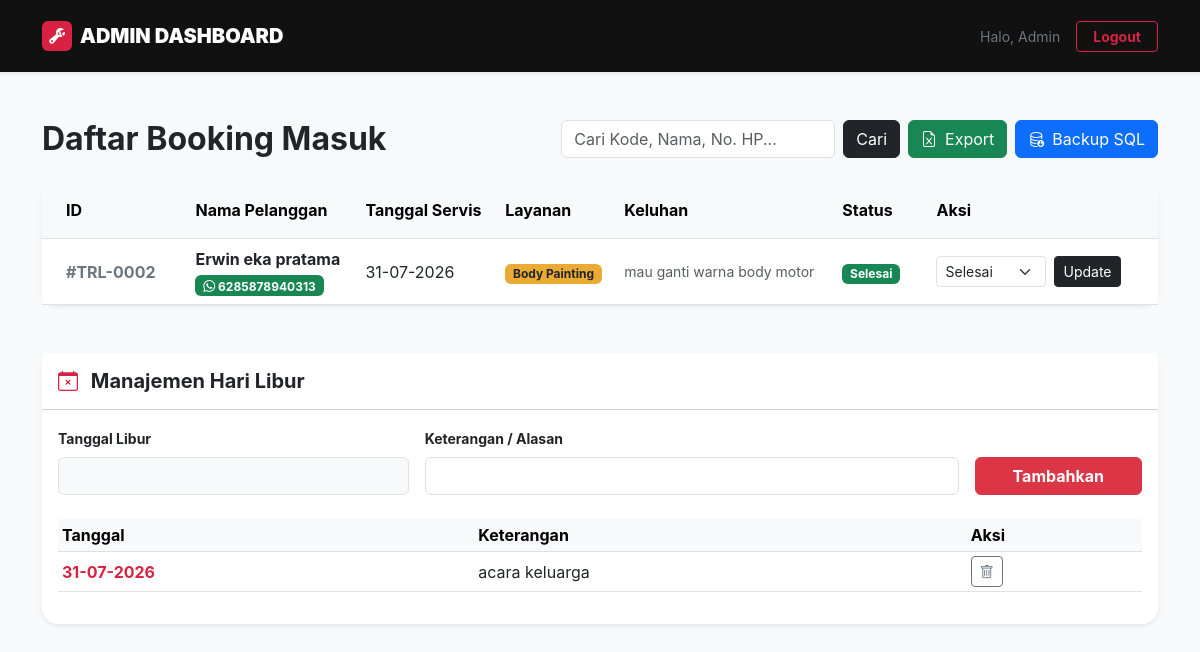
The page /dashboard (signed in) on the database as committed earlier.
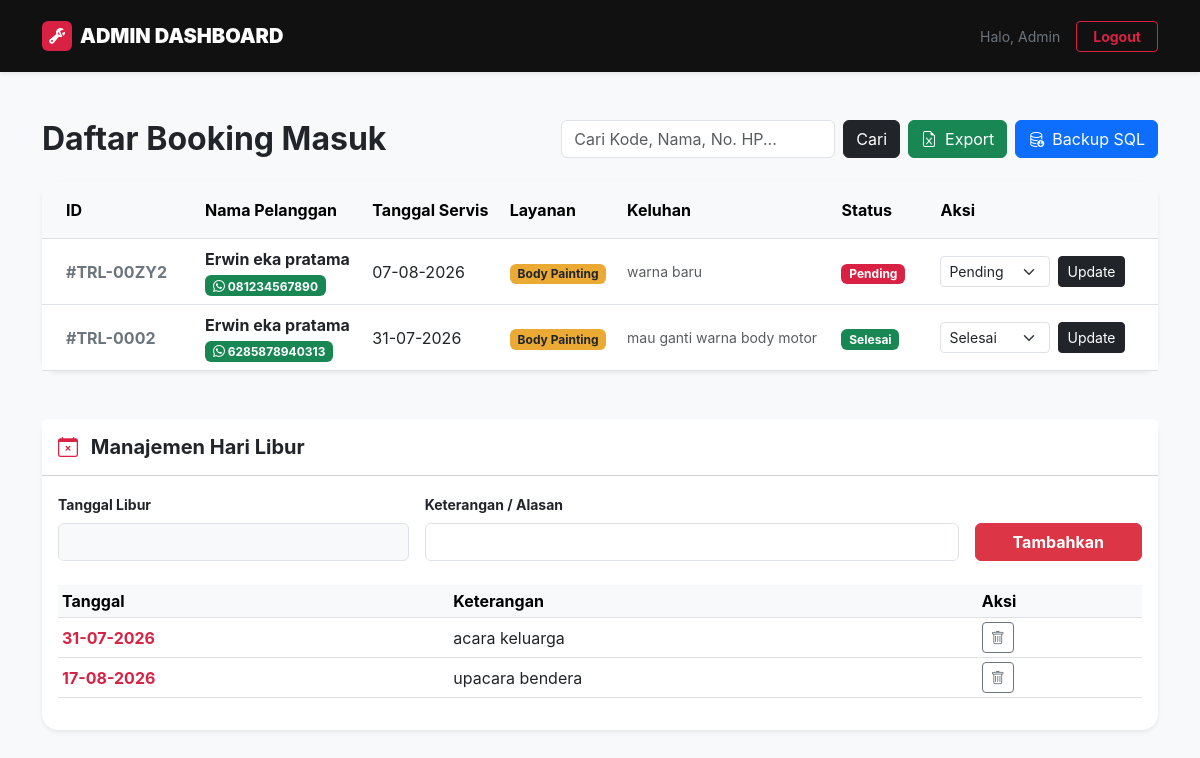
The same page on the database as committed later.
### tables this page shows
CREATE TABLE bookings (
      id INTEGER PRIMARY KEY AUTOINCREMENT,
      kode_booking VARCHAR(20) UNIQUE DEFAULT NULL,
      user_id INTEGER DEFAULT NULL,
      nama VARCHAR(255) NOT NULL,
      tanggal_booking DATE NOT NULL,
      layanan_id INTEGER NOT NULL,
      keluhan_kerusakan TEXT NOT NULL,
      status VARCHAR(50) DEFAULT 'Pending',
      created_at TIMESTAMP DEFAULT CURRENT_TIMESTAMP,
      FOREIGN KEY (layanan_id) REFERENCES layanan (id)
    );

CREATE TABLE users (
      id INTEGER PRIMARY KEY AUTOINCREMENT,
      nama VARCHAR(255) DEFAULT NULL,
      email VARCHAR(255) NOT NULL UNIQUE,
      no_hp VARCHAR(20) DEFAULT '',
      password VARCHAR(255) NOT NULL,
      role VARCHAR(50) DEFAULT 'admin'
    );

CREATE TABLE layanan (
      id INTEGER PRIMARY KEY AUTOINCREMENT,
      nama_layanan VARCHAR(100) NOT NULL
    );

CREATE TABLE holidays (
      id INTEGER PRIMARY KEY AUTOINCREMENT,
      tanggal DATE NOT NULL UNIQUE,
      keterangan VARCHAR(255) NOT NULL,
      created_at TIMESTAMP DEFAULT CURRENT_TIMESTAMP
    );

### app.py (the view, shortened to what this page needs)
@app.route('/dashboard')
def dashboard():
    if 'loggedin' not in session:
        return redirect(url_for('login'))
    conn = get_db_connection()
    bookings = []
    holidays = []
    if session['role'] == 'admin':
        if conn:
            cursor = conn.cursor()
            page = request.args.get('page', 1, type=int)
            search = request.args.get('search', '')
            per_page = 10
            offset = (page - 1) * per_page
            search_query = f"%{search}%"
            count_query = "SELECT COUNT(b.id) as total FROM bookings b JOIN users u ON b.user_id = u.id WHERE b.kode_booking LIKE ? OR b.nama LIKE ? OR u.no_hp LIKE ?"
            cursor.execute(count_query, (search_query, search_query, search_query))
            total_records = cursor.fetchone()['total']
            total_pages = (total_records + per_page - 1) // per_page
            query = """
            SELECT b.id, b.kode_booking, b.nama, b.tanggal_booking, b.keluhan_kerusakan, b.status, l.nama_layanan, u.no_hp
            FROM bookings b
            JOIN layanan l ON b.layanan_id = l.id
            JOIN users u ON b.user_id = u.id
            WHERE b.kode_booking LIKE ? OR b.nama LIKE ? OR u.no_hp LIKE ?
            ORDER BY b.tanggal_booking DESC, b.id DESC
            LIMIT ? OFFSET ?
            """
            cursor.execute(query, (search_query, search_query, search_query, per_page, offset))
            bookings = cursor.fetchall()
            cursor.execute("SELECT * FROM holidays ORDER BY tanggal ASC")
            holidays = cursor.fetchall()
            cursor.close()
            conn.close()
        return render_template('admin.html', bookings=bookings, holidays=holidays, max_quota=MAX_BOOKING_PER_DAY, page=page, total_pages=total_pages, search=search)

### app.py (called while the page is built)
@app.template_filter('formatdate')
def formatdate(value, format='%d-%m-%Y'):
    if isinstance(value, str):
        try:
            return datetime.strptime(value, '%Y-%m-%d').strftime(format)
        except ValueError:
            return value
    return value.strftime(format)

@app.before_request
def make_session_permanent():
    session.permanent = True
    app.permanent_session_lifetime = timedelta(minutes=30)

def get_db_connection():
    try:
        connection = sqlite3.connect(os.environ.get('DB_NAME', 'database.db'))
        connection.row_factory = sqlite3.Row
        return connection
    except sqlite3.Error as err:
        print(f"Error connecting to SQLite: {err}")
        return None

### templates/admin.html (shortened to what this page needs)
<!DOCTYPE html>
<html lang="id">
<head>
    <link href="https://cdn.jsdelivr.net/npm/bootstrap@5.3.0/dist/css/bootstrap.min.css" rel="stylesheet">
    <link rel="stylesheet" href="https://cdn.jsdelivr.net/npm/bootstrap-icons@1.11.1/font/bootstrap-icons.css">
    <link rel="stylesheet" href="https://cdn.jsdelivr.net/npm/flatpickr/dist/flatpickr.min.css">
    <link rel="stylesheet" href="{{ url_for('static', filename='css/style.css') }}">
</head>
<body class="bg-light">
    <nav class="navbar navbar-expand-lg bg-black text-white shadow-sm py-3">
        <div class="container">
            <a class="navbar-brand fw-black text-white d-flex align-items-center gap-2" href="/">
                <div class="bg-danger text-white rounded p-1 d-flex align-items-center justify-content-center" style="width:30px;height:30px;">
                    <i class="bi bi-wrench-adjustable fs-6"></i>
                </div>
                ADMIN DASHBOARD
            </a>
            <div class="d-flex align-items-center gap-3">
                <span class="text-secondary small d-none d-md-block">Halo, Admin</span>
                <a href="/logout" class="btn btn-outline-danger btn-sm fw-bold px-3">Logout</a>
            </div>
        </div>
    </nav>
    <div class="container py-5">
        <div class="d-flex flex-column flex-md-row justify-content-between align-items-md-center mb-4 gap-3">
            <h2 class="fw-bold text-dark mb-0">Daftar Booking Masuk</h2>
            {% if session.role == 'admin' %}
            <div class="d-flex gap-2">
                <form action="/dashboard" method="GET" class="d-flex gap-2">
                    <input type="text" name="search" class="form-control" placeholder="Cari Kode, Nama, No. HP..." value="{{ search }}">
                    <button type="submit" class="btn btn-dark">Cari</button>
                </form>
                <a href="/admin/export_bookings" class="btn btn-success d-flex align-items-center gap-2" title="Export CSV">
                    <i class="bi bi-file-earmark-excel"></i> <span class="d-none d-md-inline">Export</span>
                </a>
                <a href="/admin/backup_db" class="btn btn-primary d-flex align-items-center gap-2" title="Backup Database">
                    <i class="bi bi-database-down"></i> <span class="d-none d-md-inline">Backup SQL</span>
                </a>
            </div>
            {% endif %}
        </div>
        <div class="card border-0 shadow-sm rounded-4">
            <div class="card-body p-0">
                <div class="table-responsive">
                    <table class="table table-hover align-middle mb-0">
                        <thead class="table-light">
                            <tr>
                                <th class="px-4 py-3">ID</th>
                                <th class="py-3">Nama Pelanggan</th>
                                <th class="py-3">Tanggal Servis</th>
                                <th class="py-3">Layanan</th>
                                <th class="py-3">Keluhan</th>
                                <th class="py-3">Status</th>
                                <th class="px-4 py-3">Aksi</th>
                            </tr>
                        </thead>
                        <tbody>
                            {% for booking in bookings %}
                            <tr>
                                <td class="px-4 fw-bold text-secondary">#{{ booking.kode_booking }}</td>
                                <td>
                                    <div class="fw-bold">{{ booking.nama }}</div>
                                    {% if booking.no_hp %}
                                    <a href="https://wa.me/{{ booking.no_hp }}" target="_blank" class="badge bg-success text-white text-decoration-none mt-1">
                                        <i class="bi bi-whatsapp"></i> {{ booking.no_hp }}
                                    </a>
                                    {% endif %}
                                </td>
                                <td>{{ booking.tanggal_booking|formatdate }}</td>
                                <td><span class="badge bg-gold text-dark">{{ booking.nama_layanan }}</span></td>
                                <td class="small text-muted" style="max-width: 250px; white-space: nowrap; overflow: hidden; text-overflow: ellipsis;" title="{{ booking.keluhan_kerusakan }}">
                                    {{ booking.keluhan_kerusakan }}
                                </td>
                                <td>
                                    {% if booking.status == 'Pending' %}
                                        <span class="badge bg-danger">Pending</span>
                                    {% elif booking.status == 'Proses' %}
                                        <span class="badge bg-primary">Proses</span>
                                    {% else %}
                                        <span class="badge bg-success">{{ booking.status }}</span>
                                    {% endif %}
                                </td>
                                <td class="px-4">
                                    <form action="/update_status/{{ booking.id }}" method="POST" class="d-flex gap-2">
                                        <select name="status" class="form-select form-select-sm" style="width: 110px;">
                                            <option value="Pending" {% if booking.status == 'Pending' %}selected{% endif %}>Pending</option>
                                            <option value="Selesai" {% if booking.status == 'Selesai' %}selected{% endif %}>Selesai</option>
                                        </select>
                                        <button type="submit" class="btn btn-dark btn-sm">Update</button>
                                    </form>
                                </td>
                            </tr>
                            {% endfor %}
                        </tbody>
                    </table>
                </div>
            </div>
        </div>
        <div class="card border-0 shadow-sm rounded-4 mt-5">
            <div class="card-header bg-white py-3">
                <h5 class="fw-bold mb-0 text-dark"><i class="bi bi-calendar-x text-danger me-2"></i> Manajemen Hari Libur</h5>
            </div>
            <div class="card-body">
                <form action="/admin/add_holiday" method="POST" class="row g-3 mb-4">
                    <div class="col-md-4">
                        <label class="form-label small fw-bold">Tanggal Libur</label>
                        <input type="text" id="holiday_date" name="tanggal" class="form-control bg-light" required>
                    </div>
                    <div class="col-md-6">
                        <label class="form-label small fw-bold">Keterangan / Alasan</label>
                        <input type="text" name="keterangan" class="form-control" required>
                    </div>
                    <div class="col-md-2 d-flex align-items-end">
                        <button type="submit" class="btn btn-danger w-100 fw-bold">Tambahkan</button>
                    </div>
                </form>
                <div class="table-responsive">
                    <table class="table table-sm table-hover align-middle">
                        <thead class="table-light">
                            <tr>
                                <th>Tanggal</th>
                                <th>Keterangan</th>
                                <th>Aksi</th>
                            </tr>
                        </thead>
                        <tbody>
                            {% for h in holidays %}
                            <tr>
                                <td class="fw-bold text-danger">{{ h.tanggal|formatdate }}</td>
                                <td>{{ h.keterangan }}</td>
                                <td>
                                    <form action="/admin/delete_holiday/{{ h.id }}" method="POST" class="d-inline">
                                        <button type="submit" class="btn btn-outline-secondary btn-sm" onclick="return confirm('Hapus tanggal libur ini?')">
                                            <i class="bi bi-trash"></i>
                                        </button>
                                    </form>
                                </td>
                            </tr>
                            {% else %}
                            <tr>
                                <td colspan="3" class="text-center py-3 text-muted small">Belum ada hari libur yang diatur.</td>
                            </tr>
                            {% endfor %}
                        </tbody>
                    </table>
                </div>
            </div>
        </div>
    </div>
</body>
</html>

### static/css/style.css (style rules this page uses)
:root { --primary-red: #D92243; --gold: #EBAA33; --krem: #FDF9F1; --dark-black: #111111; }
html { scroll-behavior: smooth; scroll-padding-top: 90px; }
body { font-family: 'Inter', sans-serif; color: var(--dark-black); background-color: var(--krem); }
.fw-black { font-weight: 900 !important; }
.text-danger { color: var(--primary-red) !important; }
.bg-danger { background-color: var(--primary-red) !important; }
.bg-gold { background-color: var(--gold) !important; }
.bg-black { background-color: var(--dark-black) !important; }
.btn-outline-danger { border-color: var(--primary-red); color: var(--primary-red); transition: all 0.3s ease; }

Rows that differ between the two databases and show on the page:
added bookings: kode_booking "TRL-00ZY2", nama "Erwin eka pratama", no_hp "081234567890", tanggal_booking "07-08-2026", nama_layanan "Body Painting", keluhan_kerusakan "warna baru", shows "Pending", status "Pending"
added holidays: tanggal "17-08-2026", keterangan "upacara bendera"
